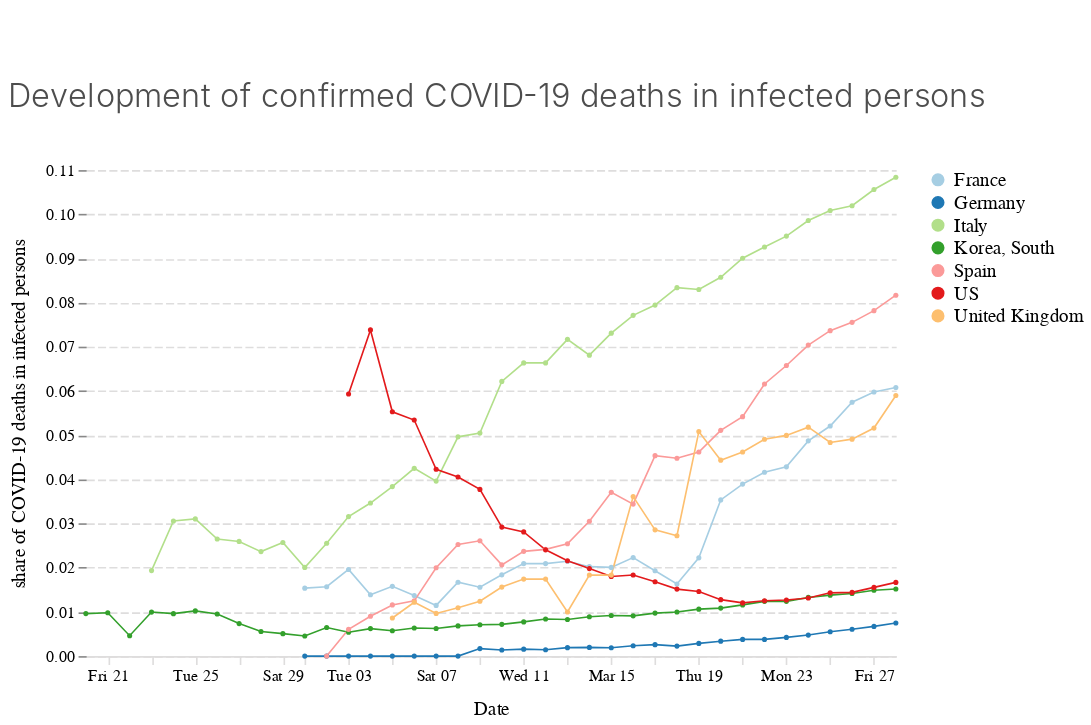

Notebook cell for this chart:
### Code cell
chart_deaths_infections

### Figure 1 — Vega-Lite specification as saved in the notebook (floating-point values rounded to 4 significant figures; data arrays with more than 128 entries replaced by an {"elided": "..."} marker saying what was removed)
{"$schema": "https://vega.github.io/schema/vega-lite/v3.4.0.json", "config": {"area": {"fill": "#1696d2"}, "axisX": {"domain": true, "domainColor": "#DEDDDD", "domainDashOffset": 10, "domainWidth": 1, "grid": false, "labelAngle": 0, "labelFont": "Avenir", "labelFontSize": 10, "tickColor": "#DEDDDD", "titleFont": "Avenir", "titleFontSize": 12, "titleFontWeight": 400, "titlePadding": 10}, "axisY": {"domain": false, "domainDashOffset": 10, "grid": true, "gridColor": "#DEDDDD", "gridDash": [5, 2], "gridWidth": 1, "labelAngle": 0, "labelFont": "Avenir", "labelFontSize": 10, "titleFont": "Avenir", "titleFontSize": 12, "titleFontWeight": 400, "titlePadding": 10}, "bar": {"fill": "#1696d2", "strokeWidth": 0}, "guide-title": {"color": "Monospace", "font": "Avenir", "fontSize": 15}, "header": {"titleFontSize": 12, "titleFontWeight": 400}, "legend": {"labelFont": "Avenir", "labelFontSize": 12, "symbolSize": 50, "symbolType": "circle", "title": "", "titleFont": "Avenir", "titleFontSize": 12}, "line": {"color": "#1696d2", "stroke": "#1696d2", "strokeWidth": 1}, "path": {"stroke": "#1696d2"}, "point": {"filled": true}, "range": {"category": ["#a6cee3", "#1f78b4", "#b2df8a", "#33a02c", "#fb9a99", "#e31a1c", "#fdbf6f", "#ff7f00"], "diverging": ["#cfe8f3", "#a2d4ec", "#73bfe2", "#46abdb", "#1696d2", "#12719e"]}, "text": {"align": "right", "color": "#1696d2", "font": "Avenir", "fontSize": 12, "fontWeight": 400, "size": 11}, "title": {"anchor": "start", "color": "#4d4d4d", "font": "Avenir", "fontSize": 20, "fontWeight": 300, "lineHeight": 100, "offset": 30}, "trail": {"color": "#1696d2", "stroke": "#1696d2"}, "view": {"strokeWidth": 0}}, "data": {"name": "data-70ef8828b75bf565e52902e645c55ac6"}, "datasets": {"data-70ef8828b75bf565e52902e645c55ac6": {"elided": "206 records"}}, "encoding": {"color": {"field": "country", "type": "nominal"}, "x": {"field": "date", "title": "Date", "type": "temporal"}, "y": {"field": "death_rate", "title": "share of COVID-19 deaths in infected persons", "type": "quantitative"}}, "height": 300, "mark": {"point": {"shape": "circle", "size": 10}, "type": "line"}, "padding": {"bottom": 5, "left": 5, "right": 5, "top": 50}, "title": "Development of confirmed COVID-19 deaths in infected persons", "width": 500}
